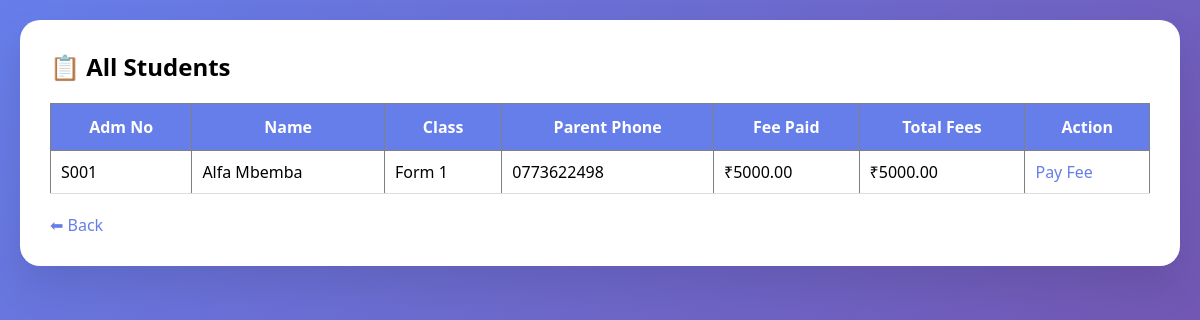
The page /students_list.php (signed in) on the database its author committed.
### tables this page shows
CREATE TABLE `students` (
  `id` int(11) NOT NULL,
  `admission_no` varchar(20) DEFAULT NULL,
  `full_name` varchar(100) DEFAULT NULL,
  `class` varchar(20) DEFAULT NULL,
  `parent_phone` varchar(15) DEFAULT NULL,
  `address` text DEFAULT NULL,
  `fee_paid` decimal(10,2) DEFAULT 0.00,
  `total_fees` decimal(10,2) DEFAULT 5000.00,
  `registered_date` timestamp NOT NULL DEFAULT current_timestamp()
);

### students_list.php (the view, shortened to what this page needs)
<?php include 'config.php'; if(!isset($_SESSION['admin'])) header('Location: index.php'); ?>
<!DOCTYPE html>
<html>
<head>
    <link rel="stylesheet" href="style.css">
</head>
<body>
<div class="container">
    <h2>📋 All Students</h2>
    <table border="1" cellpadding="8" cellspacing="0">
        <tr><th>Adm No</th><th>Name</th><th>Class</th><th>Parent Phone</th><th>Fee Paid</th><th>Total Fees</th><th>Action</th></tr>
        <?php
        $result = $conn->query("SELECT * FROM students");
        while($row = $result->fetch_assoc()):
        ?>
        <tr>
            <td><?= $row['admission_no'] ?></td>
            <td><?= $row['full_name'] ?></td>
            <td><?= $row['class'] ?></td>
            <td><?= $row['parent_phone'] ?></td>
            <td>₹<?= $row['fee_paid'] ?></td>
            <td>₹<?= $row['total_fees'] ?></td>
            <td><a href="fees.php?id=<?= $row['id'] ?>">Pay Fee</a></td>
        </tr>
        <?php endwhile; ?>
    </table>
    <a href="index.php">⬅ Back</a>
</div>
</body>
</html>

### style.css (style rules this page uses)
* { margin: 0; padding: 0; box-sizing: border-box; font-family: 'Segoe UI', Tahoma, Geneva, Verdana, sans-serif; }
body { background: linear-gradient(135deg, #667eea 0%, #764ba2 100%); min-height: 100vh; padding: 20px; }
.container { max-width: 1200px; margin: auto; background: white; border-radius: 20px; padding: 30px; box-shadow: 0 20px 40px rgba(0,0,0,0.1); }
table { width: 100%; border-collapse: collapse; margin: 20px 0; }
th { background: #667eea; color: white; padding: 12px; }
td { padding: 10px; border-bottom: 1px solid #ddd; }
a { color: #667eea; text-decoration: none; }

### rows shown on the page
students: admission_no "S001", full_name "Alfa Mbemba", class "Form 1", parent_phone "0773622498", fee_paid "5000.00", total_fees "5000.00"
